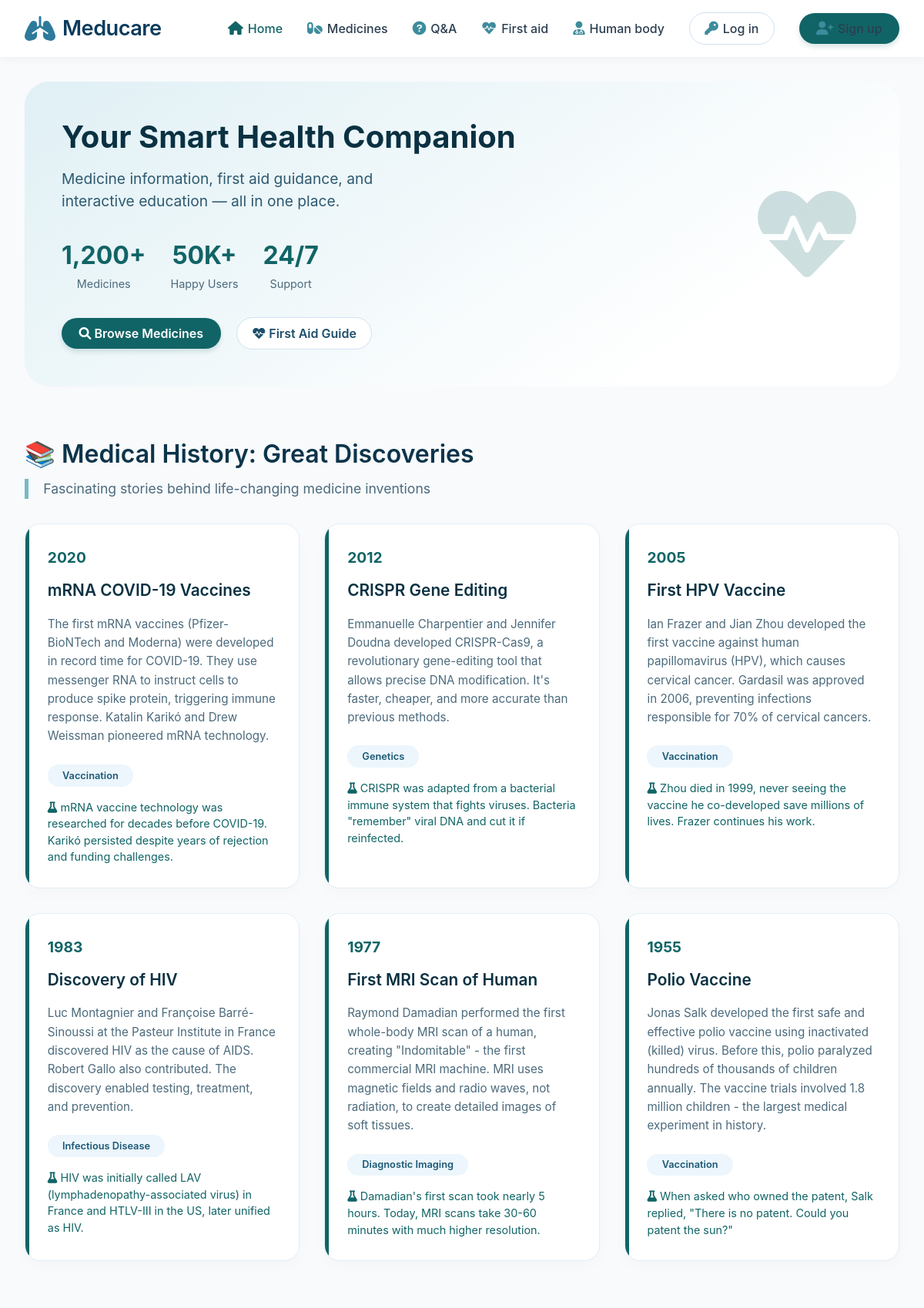
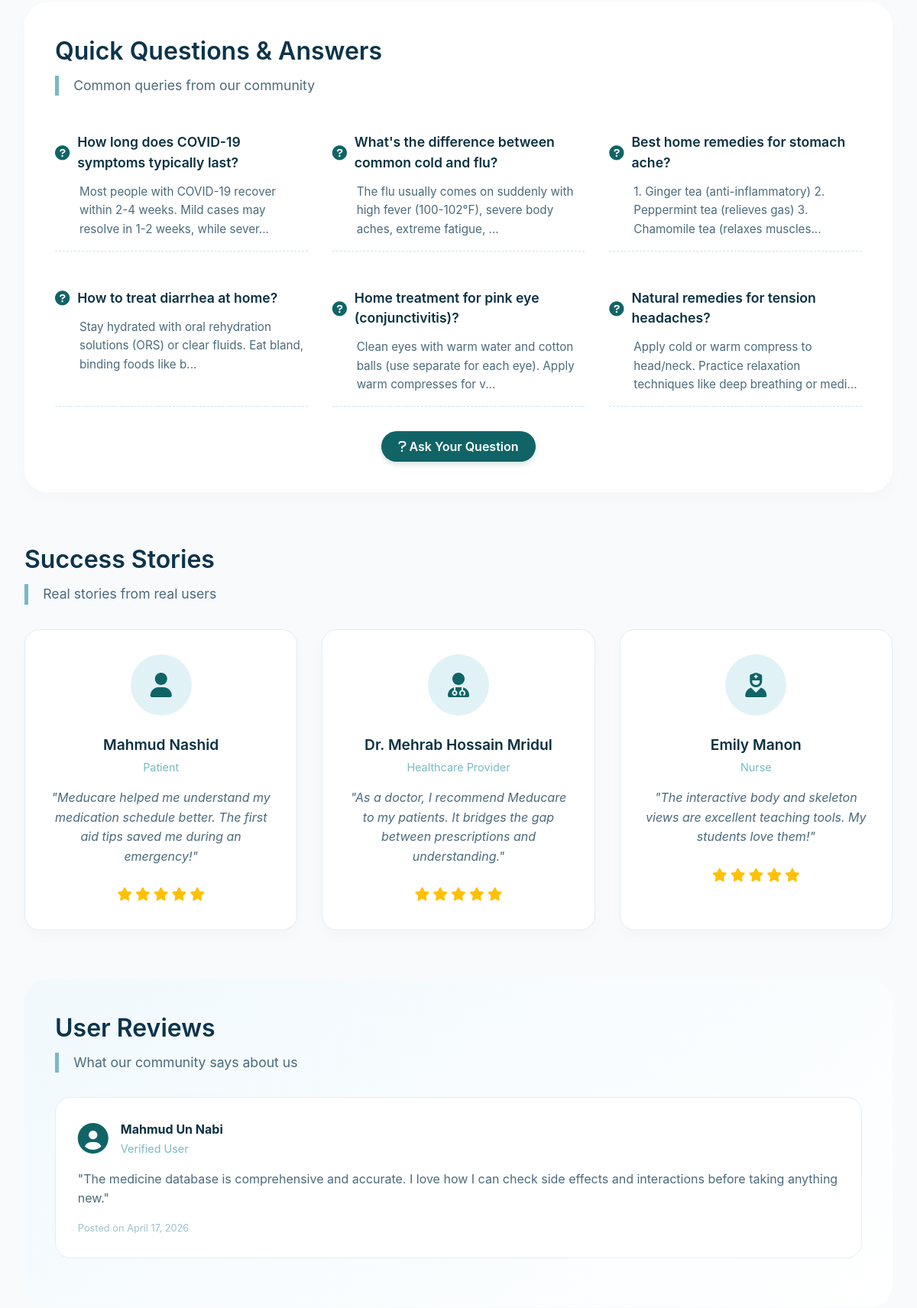
The app's page /home.php (upper part) with its own data (2 pictures, top to bottom).
### tables this page shows
CREATE TABLE medical_history (
    history_id INT AUTO_INCREMENT PRIMARY KEY,
    year_discovered VARCHAR(20),
    title VARCHAR(200) NOT NULL,
    description TEXT,
    discoverer VARCHAR(100),
    country VARCHAR(50),
    category VARCHAR(50),
    fun_fact TEXT,
    image_url VARCHAR(255),
    impact TEXT,
    created_at TIMESTAMP DEFAULT CURRENT_TIMESTAMP
);

CREATE TABLE qa (
    qa_id INT AUTO_INCREMENT PRIMARY KEY,
    user_id INT NOT NULL,
    category VARCHAR(50),
    question TEXT NOT NULL,
    answer TEXT,
    answered_by INT,
    views INT DEFAULT 0,
    likes INT DEFAULT 0,
    status ENUM('pending', 'answered', 'closed') DEFAULT 'pending',
    created_at TIMESTAMP DEFAULT CURRENT_TIMESTAMP,
    answered_at TIMESTAMP NULL,
    FOREIGN KEY (user_id) REFERENCES users(user_id),
    FOREIGN KEY (answered_by) REFERENCES users(user_id)
);

### home.php (the view, shortened to what this page needs)
<?php
require_once 'includes/db_connect.php';
$history_query = "SELECT * FROM medical_history ORDER BY year_discovered DESC LIMIT 6";
$history_result = $conn->query($history_query);
$qa_query = "SELECT q.*, u.first_name, u.last_name
             FROM qa q
             JOIN users u ON q.user_id = u.user_id
             WHERE q.status = 'answered'
             ORDER BY q.created_at DESC LIMIT 6";
$qa_result = $conn->query($qa_query);
?>
<!DOCTYPE html>
<html lang="en">
<head>
    <link rel="stylesheet" href="https://cdnjs.cloudflare.com/ajax/libs/font-awesome/6.0.0-beta3/css/all.min.css">
    <link rel="stylesheet" href="assets/css/home.css">
</head>
<body>
    <?php include 'includes/navbar.php'; ?>
    <main class="container">
        <div class="hero">
            <div class="hero-content">
                <h1>Your Smart Health Companion</h1>
                <p>Medicine information, first aid guidance, and interactive education — all in one place.</p>
                <div class="hero-stats">
                    <div class="stat-item">
                        <span class="stat-number">1,200+</span>
                        <span class="stat-label">Medicines</span>
                    </div>
                    <div class="stat-item">
                        <span class="stat-number">50K+</span>
                        <span class="stat-label">Happy Users</span>
                    </div>
                    <div class="stat-item">
                        <span class="stat-number">24/7</span>
                        <span class="stat-label">Support</span>
                    </div>
                </div>
                <div style="margin-top: 2rem;">
                    <a href="medicines.php" class="btn-solid" style="display: inline-block; margin-right: 1rem;">
                        <i class="fas fa-search"></i> Browse Medicines
                    </a>
                    <a href="first-aid.php" class="btn-outline" style="display: inline-block;">
                        <i class="fas fa-heartbeat"></i> First Aid Guide
                    </a>
                </div>
            </div>
            <div class="hero-image">
                <i class="fas fa-heartbeat" style="font-size: 8rem; color: #116466; opacity: 0.2;"></i>
            </div>
        </div>
        <div class="medical-history">
            <h2 class="section-title">📚 Medical History: Great Discoveries</h2>
            <p class="section-sub">Fascinating stories behind life-changing medicine inventions</p>
            <div class="timeline">
                <?php while($history = $history_result->fetch_assoc()): ?>
                <div class="timeline-card">
                    <div class="timeline-date"><?php echo htmlspecialchars($history['year_discovered']); ?></div>
                    <div class="timeline-title"><?php echo htmlspecialchars($history['title']); ?></div>
                    <div class="timeline-desc"><?php echo htmlspecialchars($history['description']); ?></div>
                    <span class="timeline-tag"><?php echo htmlspecialchars($history['category']); ?></span>
                    <?php if(!empty($history['fun_fact'])): ?>
                    <div style="margin-top: 1rem; color: #116466; font-size: 0.9rem;">
                        <i class="fas fa-flask"></i> <?php echo htmlspecialchars($history['fun_fact']); ?>
                    </div>
                    <?php endif; ?>
                </div>
                <?php endwhile; ?>
            </div>
        </div>
        <div class="quick-qa">
            <h2 class="section-title">Quick Questions & Answers</h2>
            <p class="section-sub">Common queries from our community</p>
            <div class="qa-grid">
                <?php while($qa = $qa_result->fetch_assoc()): ?>
                <div class="qa-item">
                    <div class="qa-question">
                        <i class="fas fa-question-circle"></i>
                        <?php echo htmlspecialchars($qa['question']); ?>
                    </div>
                    <div class="qa-answer">
                        <?php echo htmlspecialchars(substr($qa['answer'], 0, 100)) . '...'; ?>
                    </div>
                </div>
                <?php endwhile; ?>
            </div>
            <div style="text-align: center; margin-top: 2rem;">
                <a href="qa.php" class="btn-solid" style="display: inline-block;">
                    <i class="fas fa-question"></i> Ask Your Question
                </a>
            </div>
        </div>
        <div class="success-stories">
            <h2 class="section-title">Success Stories</h2>
            <p class="section-sub">Real stories from real users</p>
            <div class="stories-grid">
                <div class="story-card">
                    <div class="story-avatar">
                        <i class="fas fa-user"></i>
                    </div>
                    <div class="story-name">Mahmud Nashid</div>
                    <div class="story-role">Patient</div>
                    <div class="story-text">
                        "Meducare helped me understand my medication schedule better. The first aid tips saved me during an emergency!"
                    </div>
                    <div class="story-rating">
                        <i class="fas fa-star"></i><i class="fas fa-star"></i><i class="fas fa-star"></i><i class="fas fa-star"></i><i class="fas fa-star"></i>
                    </div>
                </div>
                <div class="story-card">
                    <div class="story-avatar">
                        <i class="fas fa-user-md"></i>
                    </div>
                    <div class="story-name">Dr. Mehrab Hossain Mridul</div>
                    <div class="story-role">Healthcare Provider</div>
                    <div class="story-text">
                        "As a doctor, I recommend Meducare to my patients. It bridges the gap between prescriptions and understanding."
                    </div>
                    <div class="story-rating">
                        <i class="fas fa-star"></i><i class="fas fa-star"></i><i class="fas fa-star"></i><i class="fas fa-star"></i><i class="fas fa-star"></i>
                    </div>
                </div>
                <div class="story-card">
                    <div class="story-avatar">
                        <i class="fas fa-user-nurse"></i>
                    </div>
                    <div class="story-name">Emily Manon</div>
                    <div class="story-role">Nurse</div>
                    <div class="story-text">
                        "The interactive body and skeleton views are excellent teaching tools. My students love them!"
                    </div>
                    <div class="story-rating">
                        <i class="fas fa-star"></i><i class="fas fa-star"></i><i class="fas fa-star"></i><i class="fas fa-star"></i><i class="fas fa-star"></i>
                    </div>
                </div>
            </div>
        </div>
        <div class="reviews">
            <h2 class="section-title">User Reviews</h2>
            <p class="section-sub">What our community says about us</p>
            <div class="review-card">
                <div class="review-header">
                    <i class="fas fa-user-circle" style="font-size: 2.5rem; color: #116466;"></i>
                    <div class="reviewer-info">
                        <h4>Mahmud Un Nabi</h4>
                        <p>Verified User</p>
                    </div>
                </div>
                <div class="review-text">
                    "The medicine database is comprehensive and accurate. I love how I can check side effects and interactions before taking anything new."
                </div>
                <div class="review-date">Posted on <?php echo date('F j, Y'); ?></div>
            </div>
        </div>
    </main>
</body>
</html>

### includes/navbar.php (shortened to what this page needs)
<?php
$current_page = basename($_SERVER['PHP_SELF']);
$base_path = '';
if (strpos($_SERVER['PHP_SELF'], '/admin/') !== false) {
    $base_path = '../';
} elseif (strpos($_SERVER['PHP_SELF'], '/patient/') !== false) {
    $base_path = '../';
} else {
    $base_path = '';
}
?>
<nav class="navbar">
    <div class="nav-container">
        <a href="<?php echo $base_path; ?>home.php" class="logo">
            <i class="fas fa-lungs"></i>
            <span>Meducare</span>
        </a>
        <div class="nav-links" id="navLinks">
            <a href="<?php echo $base_path; ?>home.php" class="<?php echo $current_page == 'home.php' ? 'active' : ''; ?>">
                <i class="fas fa-home"></i> Home
            </a>
            <a href="<?php echo $base_path; ?>medicines.php" class="<?php echo $current_page == 'medicines.php' ? 'active' : ''; ?>">
                <i class="fas fa-pills"></i> Medicines
            </a>
            <a href="<?php echo $base_path; ?>qa.php" class="<?php echo $current_page == 'qa.php' ? 'active' : ''; ?>">
                <i class="fas fa-question-circle"></i> Q&A
            </a>
            <a href="<?php echo $base_path; ?>first-aid.php" class="<?php echo $current_page == 'first-aid.php' ? 'active' : ''; ?>">
                <i class="fas fa-heartbeat"></i> First aid
            </a>
            <a href="<?php echo $base_path; ?>human-body.php" class="<?php echo $current_page == 'human-body.php' ? 'active' : ''; ?>">
                <i class="fas fa-user-md"></i> Human body
            </a>
            <?php if(isset($_SESSION['user_id'])): ?>
                <?php if($_SESSION['role'] == 'admin'): ?>
                    <a href="<?php echo $base_path; ?>admin/dashboard.php" class="btn-outline">
                        <i class="fas fa-tachometer-alt"></i> Admin
                    </a>
                <?php else: ?>
                    <a href="<?php echo $base_path; ?>patient/dashboard.php" class="btn-outline">
                        <i class="fas fa-tachometer-alt"></i> Dashboard
                    </a>
                <?php endif; ?>
                <div class="user-badge">
                    <i class="fas fa-user-circle"></i>
                    <span><?php echo htmlspecialchars($_SESSION['first_name']); ?></span>
                    <a href="<?php echo $base_path; ?>logout.php" class="logout-link" title="Logout">
                        <i class="fas fa-sign-out-alt"></i>
                    </a>
                </div>
            <?php else: ?>
                <a href="<?php echo $base_path; ?>login.php" class="btn-outline"><i class="fas fa-key"></i> Log in</a>
                <a href="<?php echo $base_path; ?>register.php" class="btn-solid"><i class="fas fa-user-plus"></i> Sign up</a>
            <?php endif; ?>
        </div>
    </div>
</nav>

### assets/css/home.css (style rules this page uses)
.hero { background: linear-gradient(145deg, #e0f0f5 0%, #ffffff 80%); border-radius: 32px; padding: 3rem; margin-bottom: 3rem; display: flex; flex-wrap: wrap; align-items: center; justify-content: space-between; gap: 2rem; }
.hero-content { flex: 1; min-width: 300px; }
.hero-content h1 { font-size: 2.5rem; font-weight: 700; color: #0a3142; margin-bottom: 1rem; line-height: 1.2; }
.hero-content p { font-size: 1.2rem; color: #2d5970; max-width: 500px; margin-bottom: 2rem; }
.hero-stats { display: flex; gap: 2rem; flex-wrap: wrap; }
.stat-item { text-align: center; }
.stat-number { font-size: 2rem; font-weight: 700; color: #116466; display: block; }
.stat-label { color: #4b6a7c; font-size: 0.9rem; }
.hero-image { flex: 0 0 auto; }
.section-title { font-size: 2rem; font-weight: 600; color: #0c344b; margin-bottom: 0.5rem; }
.section-sub { color: #4b6a7c; margin-bottom: 2rem; font-size: 1.1rem; border-left: 5px solid #78b9c5; padding-left: 1.2rem; }
.medical-history { margin: 4rem 0; }
.timeline { display: grid; grid-template-columns: repeat(auto-fill, minmax(350px, 1fr)); gap: 2rem; margin: 2rem 0; }
.timeline-card { background: white; border-radius: 20px; padding: 1.8rem; box-shadow: 0 8px 20px rgba(0,0,0,0.02); border: 1px solid #e2eef5; transition: 0.3s; position: relative; overflow: hidden; }
.timeline-card::before { content: ''; position: absolute; top: 0; left: 0; width: 5px; height: 100%; background: #116466; }
.timeline-date { color: #116466; font-weight: 700; font-size: 1.2rem; margin-bottom: 0.8rem; }
.timeline-title { font-size: 1.3rem; font-weight: 600; color: #0a3142; margin-bottom: 1rem; }
.timeline-desc { color: #4b6a7c; font-size: 0.95rem; margin-bottom: 1.5rem; line-height: 1.6; }
.timeline-tag { background: #ecf6fc; color: #1b5875; padding: 0.3rem 1.2rem; border-radius: 20px; font-size: 0.8rem; font-weight: 600; display: inline-block; }
.quick-qa { background: white; border-radius: 30px; padding: 2.5rem; margin: 3rem 0; box-shadow: 0 8px 20px rgba(0,0,0,0.02); }
.qa-grid { display: grid; grid-template-columns: repeat(auto-fit, minmax(300px, 1fr)); gap: 2rem; margin: 2rem 0; }
.qa-item { padding: 1rem 0; border-bottom: 1px dashed #cee2ef; }
.qa-question { font-weight: 600; color: #0a3142; margin-bottom: 0.8rem; display: flex; align-items: center; gap: 10px; font-size: 1.1rem; }
.qa-question i { color: #116466; font-size: 1.2rem; }
.qa-answer { color: #4b6a7c; font-size: 0.95rem; padding-left: 2rem; line-height: 1.6; }
.success-stories { margin: 4rem 0; }
.stories-grid { display: grid; grid-template-columns: repeat(auto-fit, minmax(300px, 1fr)); gap: 2rem; margin: 2rem 0; }
.story-card { background: white; border-radius: 20px; padding: 2rem; text-align: center; box-shadow: 0 8px 20px rgba(0,0,0,0.02); border: 1px solid #e2eef5; transition: 0.3s; }
.story-avatar { width: 80px; height: 80px; background: #e1f2f7; border-radius: 50%; margin: 0 auto 1.5rem; display: flex; align-items: center; justify-content: center; font-size: 2rem; color: #116466; }
.story-name { font-weight: 600; color: #0a3142; margin-bottom: 0.3rem; font-size: 1.2rem; }
.story-role { color: #78b9c5; font-size: 0.9rem; margin-bottom: 1rem; }
.story-text { color: #4b6a7c; font-style: italic; margin-bottom: 1.5rem; line-height: 1.6; }
.story-rating { color: #ffc107; font-size: 1.1rem; }
.story-rating i { margin: 0 2px; }
.reviews { background: linear-gradient(145deg, #f1f9fd, white); border-radius: 30px; padding: 2.5rem; margin: 3rem 0; }
.review-card { background: white; border-radius: 20px; padding: 1.8rem; margin: 1.5rem 0; border: 1px solid #e2eef5; transition: 0.3s; }
.review-header { display: flex; align-items: center; gap: 1rem; margin-bottom: 1rem; }
.review-header i { font-size: 2.5rem; color: #116466; }
.reviewer-info h4 { color: #0a3142; margin-bottom: 0.2rem; }
.reviewer-info p { color: #78b9c5; font-size: 0.9rem; }
.review-text { color: #4b6a7c; margin-bottom: 1rem; line-height: 1.6; }
.review-date { color: #a0c0d0; font-size: 0.8rem; }

### records on screen
medical_history: year_discovered "2020", title "mRNA COVID-19 Vaccines", description "The first mRNA vaccines (Pfizer-BioNTech and Moderna) were developed in record time for COVID-19. They use messenger RNA to instruct cells to produce spike protein, triggering immune response. Katalin Karikó and Drew Weissman pioneered mRNA technology.", category "Vaccination", fun_fact "mRNA vaccine technology was researched for decades before COVID-19. Karikó persisted despite years of rejection and funding challenges."
medical_history: year_discovered "2012", title "CRISPR Gene Editing", description "Emmanuelle Charpentier and Jennifer Doudna developed CRISPR-Cas9, a revolutionary gene-editing tool that allows precise DNA modification. It's faster, cheaper, and more accurate than previous methods.", category "Genetics", fun_fact "CRISPR was adapted from a bacterial immune system that fights viruses. Bacteria \"remember\" viral DNA and cut it if reinfected."
medical_history: year_discovered "2005", title "First HPV Vaccine", description "Ian Frazer and Jian Zhou developed the first vaccine against human papillomavirus (HPV), which causes cervical cancer. Gardasil was approved in 2006, preventing infections responsible for 70% of cervical cancers.", category "Vaccination", fun_fact "Zhou died in 1999, never seeing the vaccine he co-developed save millions of lives. Frazer continues his work."
medical_history: year_discovered "1983", title "Discovery of HIV", description "Luc Montagnier and Françoise Barré-Sinoussi at the Pasteur Institute in France discovered HIV as the cause of AIDS. Robert Gallo also contributed. The discovery enabled testing, treatment, and prevention.", category "Infectious Disease", fun_fact "HIV was initially called LAV (lymphadenopathy-associated virus) in France and HTLV-III in the US, later unified as HIV."
medical_history: year_discovered "1977", title "First MRI Scan of Human", description "Raymond Damadian performed the first whole-body MRI scan of a human, creating \"Indomitable\" - the first commercial MRI machine. MRI uses magnetic fields and radio waves, not radiation, to create detailed images of soft tissues.", category "Diagnostic Imaging", fun_fact "Damadian's first scan took nearly 5 hours. Today, MRI scans take 30-60 minutes with much higher resolution."
medical_history: year_discovered "1955", title "Polio Vaccine", description "Jonas Salk developed the first safe and effective polio vaccine using inactivated (killed) virus. Before this, polio paralyzed hundreds of thousands of children annually. The vaccine trials involved 1.8 million children - the largest medical experiment in history.", category "Vaccination", fun_fact "When asked who owned the patent, Salk replied, \"There is no patent. Could you patent the sun?\""
qa: question "How long does COVID-19 symptoms typically last?", answer "Most people with COVID-19 recover within 2-4 weeks. Mild cases may resolve in 1-2 weeks, while sever"
qa: question "What's the difference between common cold and flu?", answer "The flu usually comes on suddenly with high fever (100-102°F), severe body aches, extreme fatigue,"
qa: question "Best home remedies for stomach ache?", answer "1. Ginger tea (anti-inflammatory) 2. Peppermint tea (relieves gas) 3. Chamomile tea (relaxes muscles"
qa: question "How to treat diarrhea at home?", answer "Stay hydrated with oral rehydration solutions (ORS) or clear fluids. Eat bland, binding foods like b"
qa: question "Home treatment for pink eye (conjunctivitis)?", answer "Clean eyes with warm water and cotton balls (use separate for each eye). Apply warm compresses for v"
qa: question "Natural remedies for tension headaches?", answer "Apply cold or warm compress to head/neck. Practice relaxation techniques like deep breathing or medi"
